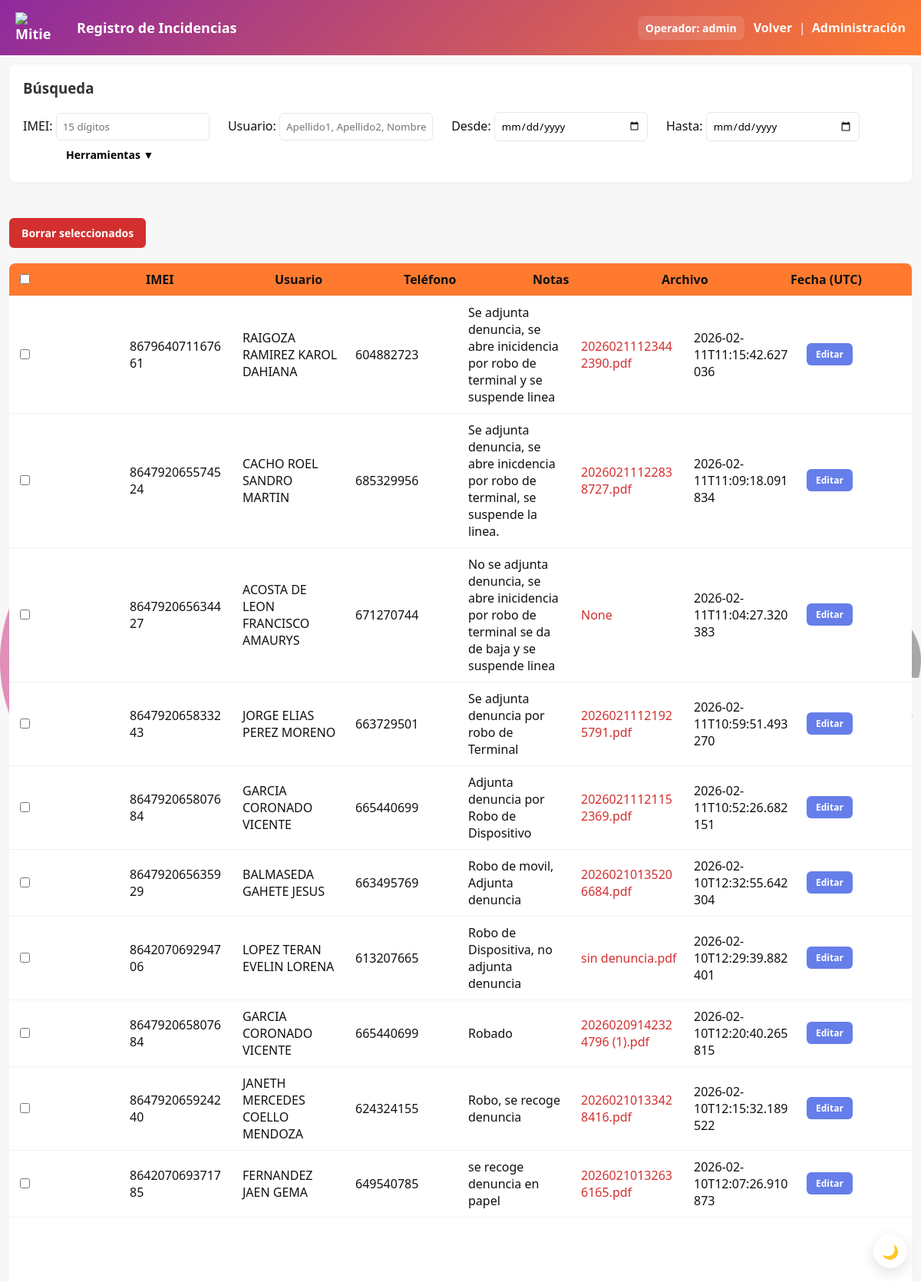
The app's page /incidents (signed in) with its own data.
### tables this page shows
CREATE TABLE usuarios (
                id INTEGER PRIMARY KEY AUTOINCREMENT,
                username TEXT UNIQUE NOT NULL,
                password TEXT NOT NULL,
                rol TEXT NOT NULL,
                activo INTEGER DEFAULT 1,
                fecha_creacion TEXT
            , notas TEXT);

CREATE TABLE incidencias (
                id INTEGER PRIMARY KEY AUTOINCREMENT,
                imei TEXT,
                usuario TEXT,
                telefono TEXT,
                notas TEXT,
                archivo_nombre TEXT,
                archivo_contenido BLOB,
                timestamp TEXT
            );

### app.py (the view)
@app.route('/incidents')
@require_permission('ver_incidencias')
def incidents():
    db = get_db()
    imei_search = request.args.get('imei', '').strip()
    usuario_search = request.args.get('usuario', '').strip()
    fecha_inicio = request.args.get('fecha_inicio', '').strip()
    fecha_fin = request.args.get('fecha_fin', '').strip()
    query = 'SELECT * FROM incidencias WHERE 1=1'
    params = []
    if imei_search:
        query += ' AND imei LIKE ?'
        params.append(f'%{imei_search}%')
    if usuario_search:
        query += ' AND usuario LIKE ?'
        params.append(f'%{usuario_search}%')
    if fecha_inicio:
        query += ' AND timestamp >= ?'
        params.append(f'{fecha_inicio}T00:00:00')
    if fecha_fin:
        query += ' AND timestamp <= ?'
        params.append(f'{fecha_fin}T23:59:59')
    query += ' ORDER BY timestamp DESC'
    cur = db.execute(query, params)
    incidents = cur.fetchall()
    return render_template('incidents.html', incidents=incidents, imei_search=imei_search, usuario_search=usuario_search, fecha_inicio=fecha_inicio, fecha_fin=fecha_fin)

### app.py (called while the page is built)
def get_db():
    db = getattr(g, '_database', None)
    if db is None:
        db = g._database = sqlite3.connect(DB_PATH)
        db.row_factory = sqlite3.Row
    return db

@login_manager.user_loader
def load_user(user_id):
    db = get_db()
    cursor = db.cursor()
    cursor.execute('SELECT id, username, rol FROM usuarios WHERE id = ? AND activo = 1', (user_id,))
    usuario = cursor.fetchone()
    if usuario:
        return User(usuario[0], usuario[1], usuario[2])
    return None

def require_permission(permiso):
    def decorator(f):
        @wraps(f)
        @login_required
        def decorated_function(*args, **kwargs):
            if not current_user.tiene_permiso(permiso):
                flash('No tienes permisos para realizar esta acción', 'error')
                return redirect(url_for('index'))
            return f(*args, **kwargs)
        return decorated_function
    return decorator

@app.teardown_appcontext
def close_connection(exception):
    db = getattr(g, '_database', None)
    if db is not None:
        db.close()

    def tiene_permiso(self, permiso):
        return permiso in ROLES_PERMISOS.get(self.rol, [])

### templates/incidents.html (shortened to what this page needs)
<!doctype html>
<html lang="es">
    <head>
        <link rel="stylesheet" href="/static/style.css">
    </head>
    <body>
        <header class="topbar">
            <h1><a href="/" style="display:inline-flex;align-items:center;text-decoration:none;color:inherit;"><img src="/static/mitie_logo.png" srcset="/static/mitie_logo@2x.png 2x" class="brand-logo" alt="Mitie" width="56" decoding="async"></a>Registro de Incidencias</h1>
            <div style="display:flex;align-items:center;gap:12px">
                {% if current_user.is_authenticated %}
                    <a class="user-badge" href="/perfil">Operador: {{ current_user.username }}</a>
                {% endif %}
                <div>
                <a class="history-link" href="/">Volver</a>
                {% if current_user.is_authenticated and current_user.tiene_permiso('administracion') %}
                  &nbsp;|&nbsp;
                  <a class="history-link" href="/administracion">Administración</a>
                {% endif %}
            </div>
        </header>
        <main class="container history">
            <div class="search-box">
                <h3>Búsqueda</h3>
                <form method="get" action="/incidents" style="display:inline-block;">
                    <label>IMEI: <input type="text" name="imei" value="{{ imei_search }}" pattern="\d{15}" inputmode="numeric" minlength="15" maxlength="15" placeholder="15 dígitos" title="IMEI de 15 dígitos"></label>
                    <label>Usuario: <input type="text" name="usuario" value="{{ usuario_search }}" placeholder="Apellido1, Apellido2, Nombre" title="Formato: Apellido1, Apellido2, Nombre"></label>
                    <label>Desde: <input type="date" name="fecha_inicio" value="{{ fecha_inicio }}"></label>
                    <label>Hasta: <input type="date" name="fecha_fin" value="{{ fecha_fin }}"></label>
                </form>
                <div class="dropdown-menu">
                  <button class="dropdown-toggle" onclick="toggleDropdown(event)">Herramientas ▼</button>
                </div>
            </div>
            <div style="margin-top:12px">
                <button id="delete-selected-btn" type="button" class="btn-secondary btn-danger">Borrar seleccionados</button>
            </div>
            <table>
                <thead>
                    <tr>
                        <th><input type="checkbox" id="select-all"></th>
                        <th>IMEI</th>
                        <th>Usuario</th>
                        <th>Teléfono</th>
                        <th>Notas</th>
                        <th>Archivo</th>
                        <th>Fecha (UTC)</th>
                    </tr>
                </thead>
                <tbody>
                    {% for incident in incidents %}
                    <tr>
                        <td><input type="checkbox" class="row-select" value="{{ incident['id'] }}"></td>
                        <td>{{ incident['imei'] }}</td>
                        <td>{{ incident['usuario'] }}</td>
                        <td>{{ incident['telefono'] }}</td>
                        <td>{{ incident['notas'] }}</td>
                        <td><a href="/incidents/download/{{ incident['id'] }}" style="color:#d32f2f;text-decoration:none">{{ incident['archivo_nombre'] }}</a></td>
                        <td>{{ incident['timestamp'] }}</td>
                        {% if current_user.is_authenticated and current_user.tiene_permiso('administracion') %}
                        <td><a href="/incidencia/{{ incident['id'] }}/editar" class="btn-secondary btn-small">Editar</a></td>
                        {% endif %}
                    </tr>
                    {% else %}
                    <tr><td colspan="7">No hay incidencias registradas.</td></tr>
                    {% endfor %}
                </tbody>
            </table>
        </main>
    </body>
</html>

### static/style.css (style rules this page uses)
:root { --brand-orange: #ff7a2f; --brand-magenta: #8e2a9e; --brand-gradient: linear-gradient(135deg,var(--brand-magenta),var(--brand-orange)); --brand-dark: #3b1f3f; --brand-text: #4b4b4b; --accent: var(--brand-orange); --muted: #f7f7f7; --text: #111; }
* { box-sizing:border-box;font-family:Segoe UI, Roboto, Arial, sans-serif }
body { margin:0;background:var(--muted);color:var(--text) }
.topbar { background:var(--brand-gradient);padding:16px 20px;display:flex;align-items:center;justify-content:space-between;color:#fff }
.topbar h1 { margin:0;font-size:18px;display:flex;align-items:center;gap:12px }
.brand-logo { width:56px;height:auto;display:inline-block;vertical-align:middle;margin-right:12px }
.history-link { color:rgba(255,255,255,0.95);text-decoration:none;font-weight:600 }
.container { display:flex;flex-direction:column;align-content:space-between;justify-content:center;align-items:flex-start;gap:20px;padding:24px;width:100%;margin:0;max-width:none;height:calc(100vh - 72px);box-sizing:border-box }
.search-box { background:#fff;padding:18px;border-radius:8px;margin-bottom:20px;box-shadow:0 1px 4px rgba(0,0,0,0.04) }
.search-box h3 { margin-top:0;color:#333 }
.search-box label { display:inline-block;margin-right:20px }
.search-box input { padding:8px;border:1px solid #e7e7e7;border-radius:6px;width:200px }
.search-box .dropdown-toggle { padding:8px 16px;background:transparent;border:none;color:#000;cursor:pointer;margin-left:20px }
.btn-secondary { background: #667eea; color: white; padding: 10px 16px; border: none; border-radius: 6px; text-decoration: none; cursor: pointer; display: inline-block; font-size: 14px; font-weight: 600; transition: background 0.3s; }
.btn-small { padding: 6px 12px !important; font-size: 12px !important; }
.btn-danger { background: #d32f2f !important; color: white !important; }
table { width:100%;border-collapse:collapse;background:#fff;border-radius:8px;overflow:hidden }
th,td { padding:10px;text-align:left;border-bottom:1px solid #f1f1f1 }
thead th { background:var(--accent) }
.history { height:100vh;display:flex;flex-direction:column;margin:0;padding:12px;max-width:none }
.history .search-box { margin-bottom:15px;flex-shrink:0 }
.history table { flex:1;overflow-y:auto;display:block }
.history thead { display:table;width:100%;table-layout:fixed;background:var(--yellow) }
.history tbody { display:block;overflow-y:auto;height:calc(100vh - 250px) }
.history tr { display:table;width:100%;table-layout:fixed }
.history th, .history td { padding:10px;text-align:left;border-bottom:1px solid #f1f1f1;word-break:break-word }
.topbar { position: relative; z-index: 1200; }
main.container { position: relative; z-index: 2; }
.user-badge { margin-left:16px;padding:6px 10px;background:rgba(255,255,255,0.12);color:#fff;border-radius:8px;font-weight:700;font-size:14px;text-decoration:none;display:inline-block;cursor:pointer }
.dropdown-menu { position:relative;display:inline-block;margin-left:20px }
.dropdown-toggle { padding:8px 16px;background:transparent;border:none;border-radius:8px;cursor:pointer;color:#000;font-weight:600;font-size:14px;transition:background 0.2s ease }

### records on screen
usuarios: username "admin"
incidencias: imei "867964071167661", usuario "RAIGOZA RAMIREZ KAROL DAHIANA", telefono "604882723", notas "Se adjunta denuncia, se abre inicidencia por robo de terminal y se suspende linea", archivo_nombre "20260211123442390.pdf", timestamp "2026-02-11T11:15:42.627036"
incidencias: imei "864792065574524", usuario "CACHO ROEL SANDRO MARTIN", telefono "685329956", notas "Se adjunta denuncia, se abre inicdencia por robo de terminal, se suspende la linea.", archivo_nombre "20260211122838727.pdf", timestamp "2026-02-11T11:09:18.091834"
incidencias: imei "864792065634427", usuario "ACOSTA DE LEON FRANCISCO AMAURYS", telefono "671270744", notas "No se adjunta denuncia, se abre inicidencia por robo de terminal se da de baja y se suspende linea", archivo_nombre "None", timestamp "2026-02-11T11:04:27.320383"
incidencias: imei "864792065833243", usuario "JORGE ELIAS PEREZ MORENO", telefono "663729501", notas "Se adjunta denuncia por robo de Terminal", archivo_nombre "20260211121925791.pdf", timestamp "2026-02-11T10:59:51.493270"
incidencias: imei "864792065807684", usuario "GARCIA CORONADO VICENTE", telefono "665440699", notas "Adjunta denuncia por Robo de Dispositivo", archivo_nombre "20260211121152369.pdf", timestamp "2026-02-11T10:52:26.682151"
incidencias: imei "864792065635929", usuario "BALMASEDA GAHETE JESUS", telefono "663495769", notas "Robo de movil, Adjunta denuncia", archivo_nombre "20260210135206684.pdf", timestamp "2026-02-10T12:32:55.642304"
incidencias: imei "864207069294706", usuario "LOPEZ TERAN EVELIN LORENA", telefono "613207665", notas "Robo de Dispositiva, no adjunta denuncia", archivo_nombre "sin denuncia.pdf", timestamp "2026-02-10T12:29:39.882401"
incidencias: imei "864792065807684", usuario "GARCIA CORONADO VICENTE", telefono "665440699", notas "Robado", archivo_nombre "20260209142324796 (1).pdf", timestamp "2026-02-10T12:20:40.265815"
incidencias: imei "864792065924240", usuario "JANETH MERCEDES COELLO MENDOZA", telefono "624324155", notas "Robo, se recoge denuncia", archivo_nombre "20260210133428416.pdf", timestamp "2026-02-10T12:15:32.189522"
incidencias: imei "864207069371785", usuario "FERNANDEZ JAEN GEMA", telefono "649540785", notas "se recoge denuncia en papel", archivo_nombre "20260210132636165.pdf", timestamp "2026-02-10T12:07:26.910873"
